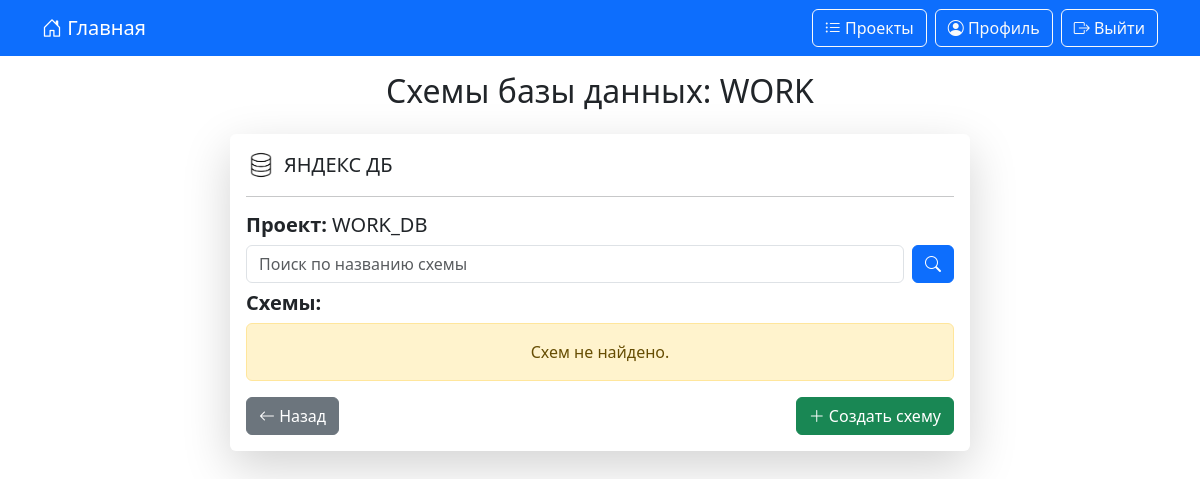
Before: /database_schemas/16/ (signed in) with the older database file.
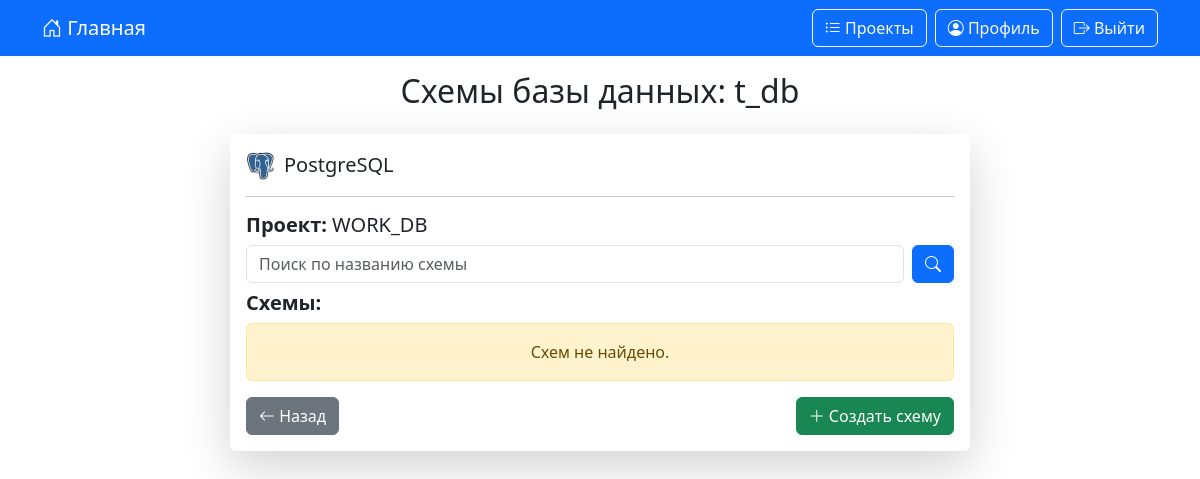
After: the same page with the newer database file.
### data_generator/models.py (models this page shows, shortened)
class DateStamp(models.Model):
    created = models.DateTimeField(verbose_name='Дата создания', auto_now_add=True)
    updated = models.DateTimeField(verbose_name='Дата изменения', auto_now=True)
    class Meta:
        abstract = True

class DataBaseUser(DateStamp):
    db_project = models.CharField(verbose_name="Проект", max_length=40, unique=True)
    db_name = models.CharField(verbose_name="Название базы данных", max_length=40)
    db_user = models.CharField(verbose_name="Пользователь", max_length=40)
    db_password = models.CharField(verbose_name="Пароль", max_length=40)
    db_host = models.CharField(verbose_name="Хост", max_length=255)
    db_port = models.CharField(verbose_name="Порт", max_length=8)
    user = models.ForeignKey(CustomUser, verbose_name="Пользователь", on_delete=models.CASCADE, related_name='data_base_user')
    data_base_name = models.ForeignKey(DataBaseName, verbose_name="Подключение", on_delete=models.CASCADE, related_name='data_base_name')
    class Meta:
        verbose_name = "Проект"
        verbose_name_plural = "Проекты"
        ordering = 'db_project',

class DataBaseName(DateStamp):
    name = models.CharField(verbose_name="Подключение", max_length=100, unique=True)
    images_db = models.ImageField(verbose_name="Изображение", upload_to='images_db/', default='images_db/default.jpg', blank=True, null=True)
    def __str__(self):
        return self.name
    class Meta:
        verbose_name = "Подключение"
        verbose_name_plural = "Подключение"
        ordering = 'name',

### data_generator/views.py (the view, shortened to what this page needs)
# urls.py: path('database_schemas/<int:pk>/', database_schemas, name='database_schemas'),
@login_required
def database_schemas(request, pk):
    project = get_object_or_404(DataBaseUser, pk=pk)
    search_query = request.GET.get("search", "").strip()
    schemas, error_message = [], None
    connection, error_message = get_db_connection(project)
    if search_query:
        q = search_query.lower()
        schemas = [s for s in schemas if q in s.lower()]
    return render(request,
                  template_name='database_schemas.html',
                  context={
                      'project': project,
                      'schemas': schemas,
                      'error_message': error_message,
                      'search_query': search_query}
                  )

### data_generator/db_connection.py (called while the page is built)
def get_db_connection(project):
    app_settings = AppSettings.objects.first()
    connect_timeout = app_settings.connect_timeout_db if app_settings else 5
    try:
        connection = psycopg2.connect(
            dbname=project.db_name,
            user=project.db_user,
            password=project.db_password,
            host=project.db_host,
            port=project.db_port,
            connect_timeout=connect_timeout
        )
        return connection, None
    except Exception as e:
        return None, f"Ошибка подключения: {str(e)}"

### templates/database_schemas.html (shortened to what the changed rows need)
{% extends 'base.html' %}
{% load static %}
{% block content %}
    <h2 class="text-center mb-4">Схемы базы данных: {{ project.db_name }}</h2>
    <div class="card shadow-lg border-0 mx-auto panel-input">
        <div class="card-body text-top">
            <h5 class="card-title d-flex justify-content-between align-items-center">
                <div class="d-flex align-items-center gap-2">
                    <img class="db-image" src="{{ project.data_base_name.images_db.url }}" alt="{{ project.data_base_name.name }}">
                    <span>{{ project.data_base_name }}</span>
                </div>
            </h5>
            <hr>
            <h5><strong>Проект:</strong> {{ project.db_project }}</h5>
            <div class="d-flex flex-wrap align-items-center gap-2 mb-2">
                <form method="get" class="d-flex gap-2 flex-grow-1">
                </form>
            </div>
            <h5><strong>Схемы:</strong></h5>
            {% if schemas %}
                <ul class="list-group">
                    {% for schema in schemas %}
                        <li class="list-group-item d-flex justify-content-between align-items-center">
                            <div class="d-flex align-items-center gap-2">
                                <i class="bi bi-folder"></i>
                                <a href="{% url 'database_schemas_tables' project.pk schema %}" class="text-decoration-none">
                                    {{ schema }}
                                </a>
                            </div>
                            <div class="d-flex gap-2">
                                <button type="button" class="btn btn-success"
                                        data-bs-toggle="modal" data-bs-target="#renameSchemaModal-{{ forloop.counter }}">
                                    <i class="bi bi-pencil-square"></i> Перименовать
                                </button>
                                <button type="button" class="btn btn-danger"
                                        data-bs-toggle="modal" data-bs-target="#deleteSchemaModal-{{ forloop.counter }}">
                                    <i class="bi bi-trash3"></i> Удалить
                                </button>
                            </div>
                        </li>
                        <div class="modal fade" id="renameSchemaModal-{{ forloop.counter }}" tabindex="-1"
                             aria-labelledby="renameSchemaLabel-{{ forloop.counter }}" aria-hidden="true">
                            <div class="modal-dialog">
                                <div class="modal-content">
                                    <div class="modal-header border-0 pb-0">
                                        <h5 class="modal-title" id="renameSchemaLabel-{{ forloop.counter }}">
                                            Переименовать схему: {{ schema }}
                                        </h5>
                                        <button type="button" class="btn-close" data-bs-dismiss="modal"
                                                aria-label="Закрыть"></button>
                                    </div>
                                    <form method="post" action="{% url 'database_schema_edit' project.pk schema %}">
                                        {% csrf_token %}
                                        <div class="modal-body">
                                            <div class="row mb-2 align-items-center">
                                                <label for="newSchemaName-{{ forloop.counter }}"
                                                       class="col-sm-4 col-form-label text-end">
                                                    <strong>Новое имя:</strong>
                                                </label>
                                                <div class="col-sm-8">
                                                    <input type="text"
                                                           class="form-control"
                                                           id="newSchemaName-{{ forloop.counter }}"
                                                           name="new_schema_name"
                                                           value="{{ schema }}"
                                                           required
                                                           pattern="^[a-zA-Z_][a-zA-Z0-9_]*$"
                                                           maxlength="63"
                                                           placeholder="">
                                                </div>
                                            </div>
                                            <input type="hidden" name="next" value="{{ request.get_full_path }}">
                                        </div>
                                        <div class="modal-footer border-0 pt-0">
                                            <button type="button" class="btn btn-secondary" data-bs-dismiss="modal">Отмена</button>
                                            <button type="submit" class="btn btn-primary">
                                                <i class="bi bi-check2"></i> Переименовать
                                            </button>
                                        </div>
                                    </form>
                                </div>
                            </div>
                        </div>
                        <div class="modal fade" id="deleteSchemaModal-{{ forloop.counter }}" tabindex="-1"
                             aria-labelledby="deleteSchemaLabel-{{ forloop.counter }}" aria-hidden="true">
                            <div class="modal-dialog modal-dialog-centered">
                                <div class="modal-content">
                                    <div class="modal-header border-0 pb-0">
                                        <h5 class="modal-title" id="deleteSchemaLabel-{{ forloop.counter }}">
                                            Удалить схему?
                                        </h5>
                                        <button type="button" class="btn-close" data-bs-dismiss="modal"
                                                aria-label="Закрыть"></button>
                                    </div>
                                    <div class="modal-body">
                                        Вы действительно хотите удалить схему <strong>«{{ schema }}»</strong>?<br>
                                        Это действие <strong>необратимо</strong> и удалит все объекты в схеме.
                                    </div>
                                    <div class="modal-footer border-0 pt-0">
                                        <button type="button" class="btn btn-secondary" data-bs-dismiss="modal">Отмена</button>
                                        <form method="post" action="{% url 'database_schema_delete' project.pk schema %}">
                                            {% csrf_token %}
                                            <input type="hidden" name="next" value="{{ request.get_full_path }}">
                                            <button type="submit" class="btn btn-danger">
                                                <i class="bi bi-trash3"></i> Удалить
                                            </button>
                                        </form>
                                    </div>
                                </div>
                            </div>
                        </div>
                    {% endfor %}
                </ul>
            {% else %}
                <div class="alert alert-warning text-center">
                    {% if request.GET.search %}
                        По запросу <strong>"{{ request.GET.search }}"</strong> ничего не найдено.
                    {% else %}
                        Схем не найдено.
                    {% endif %}
                </div>
            {% endif %}
            <div class="d-flex justify-content-between mt-3">
                <a href="{% url 'projects' %}" class="btn btn-secondary"><i class="bi bi-arrow-left"></i> Назад</a>
                {% if not error_message %}
                    <a href="{% url 'database_schemas_create' project.pk %}" class="btn btn-success">
                    </a>
                {% endif %}
            </div>
        </div>
    </div>
{% endblock %}

Changed rows visible on the page:
changed DataBaseUser "WORK_DB": db_name "WORK" → "t_db"; data_base_name.images_db: picture added in place of a placeholder; data_base_name "ЯНДЕКС ДБ" → "PostgreSQL"
